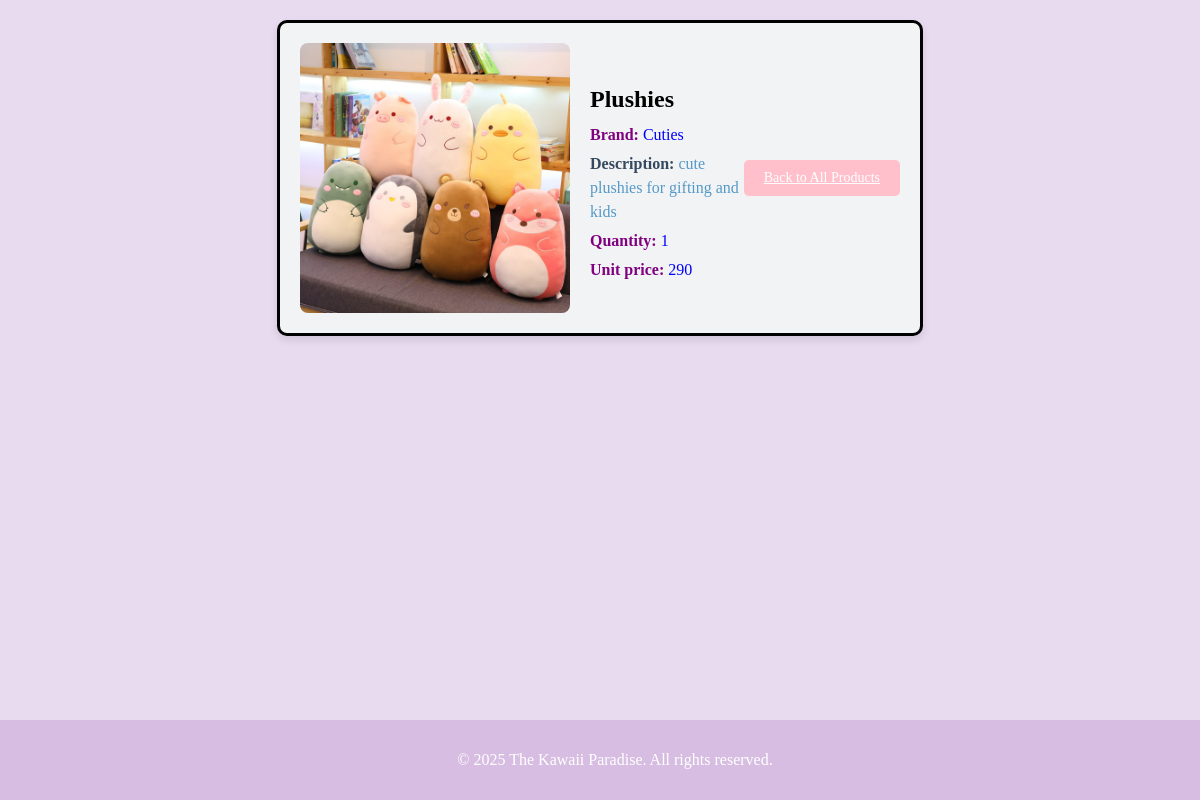
Page /path24/43 on the committed database.
### app2/models.py (models this page shows, shortened)
class Producttable(models.Model):
    Productname=models.CharField(max_length=100)
    Image = models.FileField()
    Quantity=models.IntegerField()
    Unitprice=models.IntegerField()
    Brand = models.CharField(max_length=100)
    Description = models.CharField(max_length=10000)

### app2/views.py (the view)
# urls.py: path("path24/<str:id>",views.data,name="data"),
def data(request, id):
    a = Producttable.objects.filter(id=id).first()
    return render(request, "datapage.html", {"detailskey": a})

### templates/datapage.html (shortened to what this page needs)
<!DOCTYPE html>
<html lang="en">
<head>
</head>
<body>
    <div class="container">
        <div class="image-container">
            <img src="{{detailskey.Image.url}}" alt="Your Image">
        </div>
        <div class="text-container">
            <h1>{{detailskey.Productname}}</h1>
            <p ><b style="color:purple">Brand: </b>{{detailskey.Brand}}</p>
            <p style="color:#5499c7"><b style="color:#34495e">Description:</b> {{detailskey.Description}}</p>
            <p><b style="color:purple">Quantity: </b>{{detailskey.Quantity}}</p>
            <p><b style="color:purple">Unit price:</b> {{detailskey.Unitprice}}</p>
        </div>
        <a href="{% url 'userproductdata' %}" class="button">Back to All Products</a>
    </div>
    <footer>
        <p>&copy; 2025 The Kawaii Paradise. All rights reserved.</p>
    </footer>
</body>
</html>

### templates/datapage.html (style rules this page uses)
body { display: flex; flex-direction: column; justify-content: space-between; align-items: center; min-height: 100vh; margin: 0; background: #e8daef; color: #050806; font-family:times new roman; padding: 20px; box-sizing: border-box; }
.container { display: flex; flex-direction: column; align-items: center; border: 3px solid #000; padding: 20px; width: 80%; max-width: 600px; background-color:#f2f3f4; border-radius: 10px; box-shadow: 0 4px 8px rgba(0, 0, 0, 0.1); margin-bottom: auto; }
.image-container { margin-bottom: 15px; width: 100%; }
.image-container img { width: 100%; height: auto; display: block; border-radius: 8px; }
.text-container { text-align: center; }
.text-container h1 { color: black; font-size: 24px; margin-bottom: 10px; }
.text-container p { margin: 5px 0; font-size: 16px; line-height: 1.5; color:blue; }
.button { border: none; outline: none; display: inline-block; padding: 10px 20px; font-size: 14px; color: white; background-color:pink; text-align: center; cursor: pointer; border-radius: 5px; transition: background-color 0.3s; }
footer { background-color:#d7bde2; color: #fff; text-align: center; padding: 15px; width: 100%; font-size: 16px; position: fixed; bottom: 0; left: 0; }
@media only screen and (min-width: 600px) { .container { flex-direction: row; justify-content: space-between; } }
@media only screen and (min-width: 600px) { .image-container { margin-bottom: 0; margin-right: 20px; max-width: 45%; } }
@media only screen and (min-width: 600px) { .text-container { flex: 1; text-align: left; } }

### rows in the picture
Producttable: Image (picture), Productname "Plushies", Brand "Cuties", Description "cute plushies for gifting and kids", Quantity "1", Unitprice "290"
